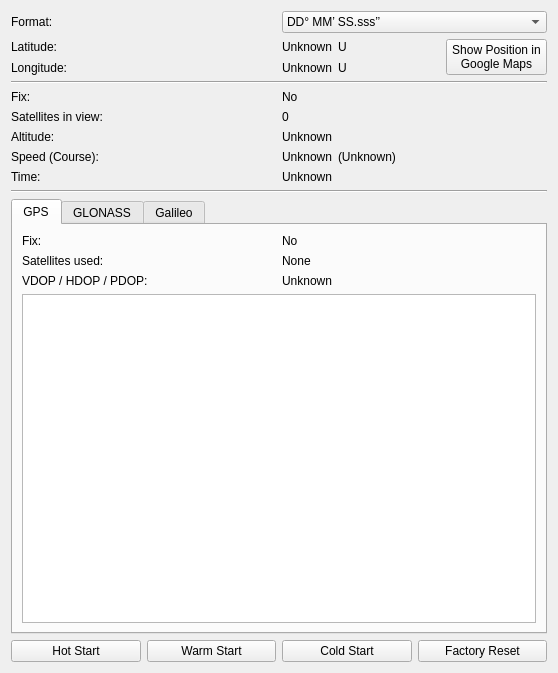
<?xml version="1.0" encoding="UTF-8"?>
<ui version="4.0">
 <class>GPSV2</class>
 <widget class="QWidget" name="GPSV2">
  <property name="geometry">
   <rect>
    <x>0</x>
    <y>0</y>
    <width>558</width>
    <height>673</height>
   </rect>
  </property>
  <property name="windowTitle">
   <string>Form</string>
  </property>
  <layout class="QVBoxLayout" name="verticalLayout_6">
   <item>
    <layout class="QHBoxLayout" name="horizontalLayout_4">
     <item>
      <widget class="QLabel" name="label_13">
       <property name="text">
        <string>Format:</string>
       </property>
      </widget>
     </item>
     <item>
      <widget class="QComboBox" name="format_combobox">
       <item>
        <property name="text">
         <string>DD° MM’ SS.sss’’</string>
        </property>
       </item>
       <item>
        <property name="text">
         <string>DD.dddddd°</string>
        </property>
       </item>
       <item>
        <property name="text">
         <string>DD° MM.mmmmm’</string>
        </property>
       </item>
      </widget>
     </item>
    </layout>
   </item>
   <item>
    <layout class="QVBoxLayout" name="verticalLayout">
     <item>
      <layout class="QHBoxLayout" name="horizontalLayout">
       <item>
        <layout class="QVBoxLayout" name="verticalLayout_2">
         <item>
          <widget class="QLabel" name="label">
           <property name="text">
            <string>Latitude:</string>
           </property>
          </widget>
         </item>
         <item>
          <widget class="QLabel" name="label_2">
           <property name="text">
            <string>Longitude:</string>
           </property>
          </widget>
         </item>
        </layout>
       </item>
       <item>
        <layout class="QVBoxLayout" name="verticalLayout_3">
         <item>
          <layout class="QGridLayout" name="gridLayout_4">
           <item row="2" column="0">
            <widget class="QLabel" name="longitude">
             <property name="sizePolicy">
              <sizepolicy hsizetype="Fixed" vsizetype="Preferred">
               <horstretch>0</horstretch>
               <verstretch>0</verstretch>
              </sizepolicy>
             </property>
             <property name="text">
              <string>Unknown</string>
             </property>
            </widget>
           </item>
           <item row="2" column="1">
            <widget class="QLabel" name="ew">
             <property name="text">
              <string>U</string>
             </property>
            </widget>
           </item>
           <item row="1" column="1">
            <widget class="QLabel" name="ns">
             <property name="text">
              <string>U</string>
             </property>
            </widget>
           </item>
           <item row="1" column="0">
            <widget class="QLabel" name="latitude">
             <property name="sizePolicy">
              <sizepolicy hsizetype="Fixed" vsizetype="Preferred">
               <horstretch>0</horstretch>
               <verstretch>0</verstretch>
              </sizepolicy>
             </property>
             <property name="text">
              <string>Unknown</string>
             </property>
            </widget>
           </item>
           <item row="1" column="2" rowspan="2">
            <widget class="QPushButton" name="show_pos">
             <property name="text">
              <string>Show Position in
Google Maps</string>
             </property>
            </widget>
           </item>
          </layout>
         </item>
        </layout>
       </item>
      </layout>
     </item>
    </layout>
   </item>
   <item>
    <widget class="Line" name="line">
     <property name="orientation">
      <enum>Qt::Horizontal</enum>
     </property>
    </widget>
   </item>
   <item>
    <layout class="QHBoxLayout" name="horizontalLayout_2">
     <item>
      <layout class="QVBoxLayout" name="verticalLayout_4">
       <item>
        <widget class="QLabel" name="label_3">
         <property name="text">
          <string>Fix:</string>
         </property>
        </widget>
       </item>
       <item>
        <widget class="QLabel" name="label_5">
         <property name="text">
          <string>Satellites in view:</string>
         </property>
        </widget>
       </item>
       <item>
        <widget class="QLabel" name="label_8">
         <property name="text">
          <string>Altitude:</string>
         </property>
        </widget>
       </item>
       <item>
        <widget class="QLabel" name="label_6">
         <property name="text">
          <string>Speed (Course):</string>
         </property>
        </widget>
       </item>
       <item>
        <widget class="QLabel" name="label_9">
         <property name="text">
          <string>Time:</string>
         </property>
        </widget>
       </item>
      </layout>
     </item>
     <item>
      <layout class="QVBoxLayout" name="verticalLayout_5">
       <item>
        <widget class="QLabel" name="fix">
         <property name="text">
          <string>No</string>
         </property>
        </widget>
       </item>
       <item>
        <widget class="QLabel" name="satellites_view">
         <property name="text">
          <string>0</string>
         </property>
        </widget>
       </item>
       <item>
        <widget class="QLabel" name="altitude">
         <property name="text">
          <string>Unknown</string>
         </property>
        </widget>
       </item>
       <item>
        <layout class="QHBoxLayout" name="horizontalLayout_7">
         <item>
          <widget class="QLabel" name="speed">
           <property name="sizePolicy">
            <sizepolicy hsizetype="Fixed" vsizetype="Preferred">
             <horstretch>0</horstretch>
             <verstretch>0</verstretch>
            </sizepolicy>
           </property>
           <property name="text">
            <string>Unknown</string>
           </property>
          </widget>
         </item>
         <item>
          <widget class="QLabel" name="course">
           <property name="text">
            <string>(Unknown)</string>
           </property>
          </widget>
         </item>
        </layout>
       </item>
       <item>
        <widget class="QLabel" name="time">
         <property name="text">
          <string>Unknown</string>
         </property>
        </widget>
       </item>
      </layout>
     </item>
    </layout>
   </item>
   <item>
    <widget class="Line" name="line_2">
     <property name="orientation">
      <enum>Qt::Horizontal</enum>
     </property>
    </widget>
   </item>
   <item>
    <widget class="QTabWidget" name="tabWidget">
     <property name="currentIndex">
      <number>0</number>
     </property>
     <widget class="QWidget" name="tab">
      <attribute name="title">
       <string>GPS</string>
      </attribute>
      <layout class="QGridLayout" name="gridLayout">
       <item row="1" column="0">
        <widget class="QLabel" name="label_10">
         <property name="text">
          <string>Satellites used:</string>
         </property>
        </widget>
       </item>
       <item row="1" column="1">
        <widget class="QLabel" name="gps_satallites_used">
         <property name="text">
          <string>None</string>
         </property>
         <property name="scaledContents">
          <bool>false</bool>
         </property>
        </widget>
       </item>
       <item row="2" column="0">
        <widget class="QLabel" name="label_4">
         <property name="text">
          <string>VDOP / HDOP / PDOP:</string>
         </property>
        </widget>
       </item>
       <item row="2" column="1">
        <widget class="QLabel" name="gps_dop">
         <property name="text">
          <string>Unknown</string>
         </property>
        </widget>
       </item>
       <item row="5" column="0" colspan="2">
        <widget class="QTableView" name="gps_table">
         <property name="alternatingRowColors">
          <bool>true</bool>
         </property>
         <attribute name="horizontalHeaderCascadingSectionResizes">
          <bool>true</bool>
         </attribute>
         <attribute name="horizontalHeaderStretchLastSection">
          <bool>true</bool>
         </attribute>
         <attribute name="verticalHeaderStretchLastSection">
          <bool>false</bool>
         </attribute>
        </widget>
       </item>
       <item row="0" column="0">
        <widget class="QLabel" name="label_12">
         <property name="text">
          <string>Fix:</string>
         </property>
        </widget>
       </item>
       <item row="0" column="1">
        <widget class="QLabel" name="gps_fix">
         <property name="text">
          <string>No</string>
         </property>
        </widget>
       </item>
      </layout>
     </widget>
     <widget class="QWidget" name="tab_3">
      <attribute name="title">
       <string>GLONASS</string>
      </attribute>
      <layout class="QGridLayout" name="gridLayout_2">
       <item row="0" column="1">
        <widget class="QLabel" name="glo_fix">
         <property name="text">
          <string>No</string>
         </property>
        </widget>
       </item>
       <item row="0" column="0">
        <widget class="QLabel" name="label_17">
         <property name="text">
          <string>Fix:</string>
         </property>
        </widget>
       </item>
       <item row="4" column="0" colspan="2">
        <widget class="QTableView" name="glo_table">
         <property name="alternatingRowColors">
          <bool>true</bool>
         </property>
         <attribute name="horizontalHeaderCascadingSectionResizes">
          <bool>true</bool>
         </attribute>
         <attribute name="horizontalHeaderStretchLastSection">
          <bool>true</bool>
         </attribute>
        </widget>
       </item>
       <item row="2" column="0">
        <widget class="QLabel" name="label_11">
         <property name="text">
          <string>VDOP / HDOP / PDOP:</string>
         </property>
        </widget>
       </item>
       <item row="2" column="1">
        <widget class="QLabel" name="glo_dop">
         <property name="text">
          <string>Unknown</string>
         </property>
        </widget>
       </item>
       <item row="1" column="0">
        <widget class="QLabel" name="label_14">
         <property name="text">
          <string>Satellites used:</string>
         </property>
        </widget>
       </item>
       <item row="1" column="1">
        <widget class="QLabel" name="glo_satallites_used">
         <property name="text">
          <string>None</string>
         </property>
        </widget>
       </item>
      </layout>
     </widget>
     <widget class="QWidget" name="tab_2">
      <attribute name="title">
       <string>Galileo</string>
      </attribute>
      <layout class="QGridLayout" name="gridLayout_3">
       <item row="0" column="1">
        <widget class="QLabel" name="label_15">
         <property name="text">
          <string>Galileo is not yet supported.</string>
         </property>
        </widget>
       </item>
       <item row="0" column="0">
        <spacer name="horizontalSpacer">
         <property name="orientation">
          <enum>Qt::Horizontal</enum>
         </property>
         <property name="sizeHint" stdset="0">
          <size>
           <width>40</width>
           <height>20</height>
          </size>
         </property>
        </spacer>
       </item>
       <item row="0" column="2">
        <spacer name="horizontalSpacer_2">
         <property name="orientation">
          <enum>Qt::Horizontal</enum>
         </property>
         <property name="sizeHint" stdset="0">
          <size>
           <width>40</width>
           <height>20</height>
          </size>
         </property>
        </spacer>
       </item>
      </layout>
     </widget>
    </widget>
   </item>
   <item>
    <layout class="QHBoxLayout" name="horizontalLayout_3">
     <item>
      <widget class="QPushButton" name="hot_start">
       <property name="text">
        <string>Hot Start</string>
       </property>
      </widget>
     </item>
     <item>
      <widget class="QPushButton" name="warm_start">
       <property name="text">
        <string>Warm Start</string>
       </property>
      </widget>
     </item>
     <item>
      <widget class="QPushButton" name="cold_start">
       <property name="text">
        <string>Cold Start</string>
       </property>
      </widget>
     </item>
     <item>
      <widget class="QPushButton" name="factory_reset">
       <property name="text">
        <string>Factory Reset</string>
       </property>
      </widget>
     </item>
    </layout>
   </item>
  </layout>
 </widget>
 <tabstops>
  <tabstop>format_combobox</tabstop>
  <tabstop>show_pos</tabstop>
  <tabstop>tabWidget</tabstop>
  <tabstop>gps_table</tabstop>
  <tabstop>hot_start</tabstop>
  <tabstop>warm_start</tabstop>
  <tabstop>cold_start</tabstop>
  <tabstop>factory_reset</tabstop>
  <tabstop>glo_table</tabstop>
 </tabstops>
 <resources/>
 <connections/>
</ui>
